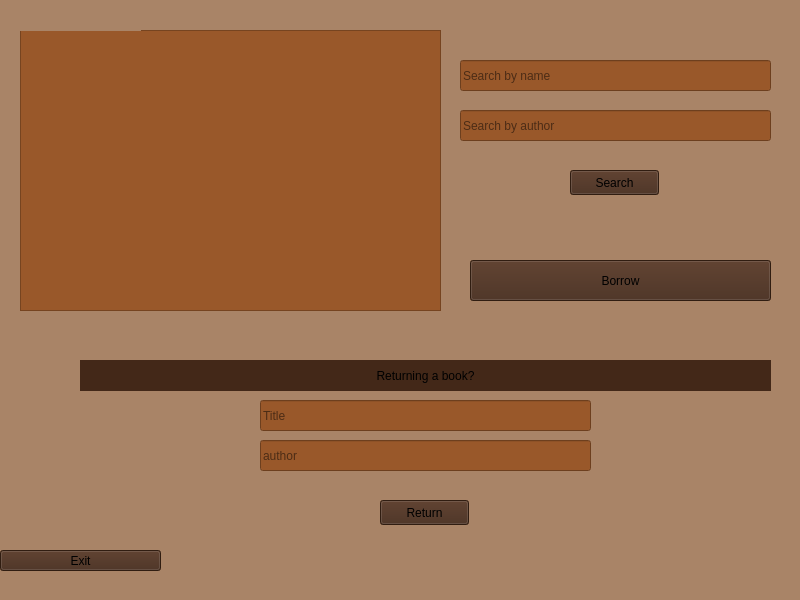
<?xml version="1.0" encoding="UTF-8"?>
<ui version="4.0">
 <class>User_panel</class>
 <widget class="QMainWindow" name="User_panel">
  <property name="geometry">
   <rect>
    <x>0</x>
    <y>0</y>
    <width>800</width>
    <height>600</height>
   </rect>
  </property>
  <property name="windowTitle">
   <string>MainWindow</string>
  </property>
  <property name="styleSheet">
   <string notr="true">background-color:#a98467</string>
  </property>
  <widget class="QWidget" name="centralwidget">
   <widget class="QTextBrowser" name="borrowinfo">
    <property name="geometry">
     <rect>
      <x>20</x>
      <y>30</y>
      <width>421</width>
      <height>281</height>
     </rect>
    </property>
    <property name="styleSheet">
     <string notr="true">background-color:#99582a;
color:#6f1d1b</string>
    </property>
   </widget>
   <widget class="QLineEdit" name="search_name">
    <property name="geometry">
     <rect>
      <x>460</x>
      <y>60</y>
      <width>311</width>
      <height>31</height>
     </rect>
    </property>
    <property name="styleSheet">
     <string notr="true">background-color:#99582a</string>
    </property>
    <property name="alignment">
     <set>Qt::AlignLeading|Qt::AlignLeft|Qt::AlignVCenter</set>
    </property>
    <property name="placeholderText">
     <string>Search by name</string>
    </property>
   </widget>
   <widget class="QLineEdit" name="search_author">
    <property name="geometry">
     <rect>
      <x>460</x>
      <y>110</y>
      <width>311</width>
      <height>31</height>
     </rect>
    </property>
    <property name="styleSheet">
     <string notr="true">background-color:#99582a</string>
    </property>
    <property name="placeholderText">
     <string>Search by author</string>
    </property>
   </widget>
   <widget class="QPushButton" name="search_btn">
    <property name="geometry">
     <rect>
      <x>570</x>
      <y>170</y>
      <width>89</width>
      <height>25</height>
     </rect>
    </property>
    <property name="styleSheet">
     <string notr="true">background-color:#432818</string>
    </property>
    <property name="text">
     <string>Search</string>
    </property>
   </widget>
   <widget class="QPushButton" name="Borrow_btn">
    <property name="geometry">
     <rect>
      <x>470</x>
      <y>260</y>
      <width>301</width>
      <height>41</height>
     </rect>
    </property>
    <property name="styleSheet">
     <string notr="true">background-color:#432818</string>
    </property>
    <property name="text">
     <string>Borrow</string>
    </property>
   </widget>
   <widget class="QLabel" name="welcome_label">
    <property name="geometry">
     <rect>
      <x>10</x>
      <y>10</y>
      <width>131</width>
      <height>21</height>
     </rect>
    </property>
    <property name="text">
     <string/>
    </property>
   </widget>
   <widget class="QLineEdit" name="return_title">
    <property name="geometry">
     <rect>
      <x>260</x>
      <y>400</y>
      <width>331</width>
      <height>31</height>
     </rect>
    </property>
    <property name="styleSheet">
     <string notr="true">background-color:#99582a</string>
    </property>
    <property name="placeholderText">
     <string>Title</string>
    </property>
   </widget>
   <widget class="QLineEdit" name="return_auth">
    <property name="geometry">
     <rect>
      <x>260</x>
      <y>440</y>
      <width>331</width>
      <height>31</height>
     </rect>
    </property>
    <property name="styleSheet">
     <string notr="true">background-color:#99582a</string>
    </property>
    <property name="placeholderText">
     <string>author</string>
    </property>
   </widget>
   <widget class="QPushButton" name="return_2">
    <property name="geometry">
     <rect>
      <x>380</x>
      <y>500</y>
      <width>89</width>
      <height>25</height>
     </rect>
    </property>
    <property name="styleSheet">
     <string notr="true">background-color:#432818</string>
    </property>
    <property name="text">
     <string>Return</string>
    </property>
   </widget>
   <widget class="QLabel" name="label">
    <property name="geometry">
     <rect>
      <x>80</x>
      <y>360</y>
      <width>691</width>
      <height>31</height>
     </rect>
    </property>
    <property name="styleSheet">
     <string notr="true">background-color:#432818;
color:black</string>
    </property>
    <property name="text">
     <string>Returning a book?</string>
    </property>
    <property name="alignment">
     <set>Qt::AlignCenter</set>
    </property>
   </widget>
   <widget class="QPushButton" name="pushButton">
    <property name="geometry">
     <rect>
      <x>0</x>
      <y>550</y>
      <width>161</width>
      <height>21</height>
     </rect>
    </property>
    <property name="styleSheet">
     <string notr="true">background-color:#432818</string>
    </property>
    <property name="text">
     <string>Exit</string>
    </property>
   </widget>
  </widget>
  <widget class="QStatusBar" name="statusbar"/>
 </widget>
 <resources/>
 <connections/>
</ui>
